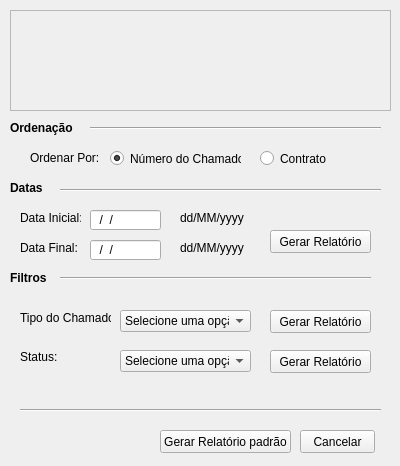
<?xml version="1.0" encoding="UTF-8"?>
<ui version="4.0">
 <class>TelaRelatoriosChamadosFechados</class>
 <widget class="QWidget" name="TelaRelatoriosChamadosFechados">
  <property name="geometry">
   <rect>
    <x>0</x>
    <y>0</y>
    <width>400</width>
    <height>466</height>
   </rect>
  </property>
  <property name="windowTitle">
   <string>Form</string>
  </property>
  <property name="windowIcon">
   <iconset>
    <normaloff>_img/logo_janela.ico</normaloff>_img/logo_janela.ico</iconset>
  </property>
  <widget class="QFrame" name="frame">
   <property name="geometry">
    <rect>
     <x>10</x>
     <y>10</y>
     <width>381</width>
     <height>101</height>
    </rect>
   </property>
   <property name="frameShape">
    <enum>QFrame::StyledPanel</enum>
   </property>
   <property name="frameShadow">
    <enum>QFrame::Raised</enum>
   </property>
   <widget class="QLabel" name="label">
    <property name="geometry">
     <rect>
      <x>0</x>
      <y>0</y>
      <width>381</width>
      <height>101</height>
     </rect>
    </property>
    <property name="text">
     <string/>
    </property>
    <property name="pixmap">
     <pixmap>_img/banner_relatorio_fechado.png</pixmap>
    </property>
   </widget>
  </widget>
  <widget class="Line" name="line_2">
   <property name="geometry">
    <rect>
     <x>90</x>
     <y>120</y>
     <width>291</width>
     <height>16</height>
    </rect>
   </property>
   <property name="orientation">
    <enum>Qt::Horizontal</enum>
   </property>
  </widget>
  <widget class="QLabel" name="label_11">
   <property name="geometry">
    <rect>
     <x>10</x>
     <y>120</y>
     <width>71</width>
     <height>16</height>
    </rect>
   </property>
   <property name="font">
    <font>
     <weight>75</weight>
     <bold>true</bold>
    </font>
   </property>
   <property name="text">
    <string>Ordenação</string>
   </property>
  </widget>
  <widget class="QRadioButton" name="radio_contrato">
   <property name="geometry">
    <rect>
     <x>260</x>
     <y>150</y>
     <width>82</width>
     <height>17</height>
    </rect>
   </property>
   <property name="text">
    <string>Contrato</string>
   </property>
  </widget>
  <widget class="QLabel" name="label_12">
   <property name="geometry">
    <rect>
     <x>30</x>
     <y>150</y>
     <width>71</width>
     <height>16</height>
    </rect>
   </property>
   <property name="text">
    <string>Ordenar Por:</string>
   </property>
  </widget>
  <widget class="QRadioButton" name="radio_numero_chamado">
   <property name="geometry">
    <rect>
     <x>110</x>
     <y>150</y>
     <width>131</width>
     <height>17</height>
    </rect>
   </property>
   <property name="text">
    <string>Número do Chamado</string>
   </property>
   <property name="checked">
    <bool>true</bool>
   </property>
  </widget>
  <widget class="QLabel" name="label_2">
   <property name="geometry">
    <rect>
     <x>10</x>
     <y>180</y>
     <width>111</width>
     <height>16</height>
    </rect>
   </property>
   <property name="font">
    <font>
     <weight>75</weight>
     <bold>true</bold>
    </font>
   </property>
   <property name="text">
    <string>Datas</string>
   </property>
  </widget>
  <widget class="Line" name="line">
   <property name="geometry">
    <rect>
     <x>60</x>
     <y>180</y>
     <width>321</width>
     <height>20</height>
    </rect>
   </property>
   <property name="orientation">
    <enum>Qt::Horizontal</enum>
   </property>
  </widget>
  <widget class="QPushButton" name="btn_gerar_data">
   <property name="geometry">
    <rect>
     <x>270</x>
     <y>230</y>
     <width>101</width>
     <height>23</height>
    </rect>
   </property>
   <property name="text">
    <string>Gerar Relatório</string>
   </property>
  </widget>
  <widget class="QLabel" name="label_3">
   <property name="geometry">
    <rect>
     <x>20</x>
     <y>210</y>
     <width>61</width>
     <height>16</height>
    </rect>
   </property>
   <property name="text">
    <string>Data Inicial:</string>
   </property>
  </widget>
  <widget class="QLineEdit" name="txt_data_inicial">
   <property name="geometry">
    <rect>
     <x>90</x>
     <y>210</y>
     <width>71</width>
     <height>20</height>
    </rect>
   </property>
   <property name="inputMask">
    <string>##/##/####</string>
   </property>
  </widget>
  <widget class="QLabel" name="label_4">
   <property name="geometry">
    <rect>
     <x>180</x>
     <y>210</y>
     <width>71</width>
     <height>16</height>
    </rect>
   </property>
   <property name="text">
    <string>dd/MM/yyyy</string>
   </property>
  </widget>
  <widget class="QLabel" name="label_5">
   <property name="geometry">
    <rect>
     <x>20</x>
     <y>240</y>
     <width>61</width>
     <height>16</height>
    </rect>
   </property>
   <property name="text">
    <string>Data Final:</string>
   </property>
  </widget>
  <widget class="QLineEdit" name="txt_data_final">
   <property name="geometry">
    <rect>
     <x>90</x>
     <y>240</y>
     <width>71</width>
     <height>20</height>
    </rect>
   </property>
   <property name="inputMask">
    <string>##/##/####</string>
   </property>
  </widget>
  <widget class="QLabel" name="label_6">
   <property name="geometry">
    <rect>
     <x>180</x>
     <y>240</y>
     <width>71</width>
     <height>16</height>
    </rect>
   </property>
   <property name="text">
    <string>dd/MM/yyyy</string>
   </property>
  </widget>
  <widget class="QLabel" name="label_7">
   <property name="geometry">
    <rect>
     <x>10</x>
     <y>270</y>
     <width>41</width>
     <height>16</height>
    </rect>
   </property>
   <property name="font">
    <font>
     <weight>75</weight>
     <bold>true</bold>
    </font>
   </property>
   <property name="text">
    <string>Filtros</string>
   </property>
  </widget>
  <widget class="Line" name="line_3">
   <property name="geometry">
    <rect>
     <x>60</x>
     <y>270</y>
     <width>311</width>
     <height>16</height>
    </rect>
   </property>
   <property name="orientation">
    <enum>Qt::Horizontal</enum>
   </property>
  </widget>
  <widget class="QLabel" name="label_8">
   <property name="geometry">
    <rect>
     <x>20</x>
     <y>350</y>
     <width>47</width>
     <height>13</height>
    </rect>
   </property>
   <property name="text">
    <string>Status:</string>
   </property>
  </widget>
  <widget class="QPushButton" name="btn_cancelar">
   <property name="geometry">
    <rect>
     <x>300</x>
     <y>430</y>
     <width>75</width>
     <height>23</height>
    </rect>
   </property>
   <property name="text">
    <string>Cancelar</string>
   </property>
  </widget>
  <widget class="QPushButton" name="btn_gerar_status">
   <property name="geometry">
    <rect>
     <x>270</x>
     <y>350</y>
     <width>101</width>
     <height>23</height>
    </rect>
   </property>
   <property name="text">
    <string>Gerar Relatório</string>
   </property>
  </widget>
  <widget class="QLabel" name="label_9">
   <property name="geometry">
    <rect>
     <x>20</x>
     <y>310</y>
     <width>91</width>
     <height>16</height>
    </rect>
   </property>
   <property name="text">
    <string>Tipo do Chamado:</string>
   </property>
  </widget>
  <widget class="QComboBox" name="combo_status">
   <property name="geometry">
    <rect>
     <x>120</x>
     <y>350</y>
     <width>131</width>
     <height>22</height>
    </rect>
   </property>
   <item>
    <property name="text">
     <string>Selecione uma opção</string>
    </property>
   </item>
   <item>
    <property name="text">
     <string>Fechado</string>
    </property>
   </item>
   <item>
    <property name="text">
     <string>Reagendado</string>
    </property>
   </item>
   <item>
    <property name="text">
     <string>Cancelado</string>
    </property>
   </item>
  </widget>
  <widget class="QPushButton" name="btn_gerar_relatorio_padrao">
   <property name="geometry">
    <rect>
     <x>160</x>
     <y>430</y>
     <width>131</width>
     <height>23</height>
    </rect>
   </property>
   <property name="text">
    <string>Gerar Relatório padrão</string>
   </property>
  </widget>
  <widget class="QComboBox" name="combo_tipo">
   <property name="geometry">
    <rect>
     <x>120</x>
     <y>310</y>
     <width>131</width>
     <height>22</height>
    </rect>
   </property>
   <item>
    <property name="text">
     <string>Selecione uma opção</string>
    </property>
   </item>
   <item>
    <property name="text">
     <string>Incidente</string>
    </property>
   </item>
   <item>
    <property name="text">
     <string>Cobrança</string>
    </property>
   </item>
   <item>
    <property name="text">
     <string>Dúvida</string>
    </property>
   </item>
  </widget>
  <widget class="QPushButton" name="btn_gerar_tipo">
   <property name="geometry">
    <rect>
     <x>270</x>
     <y>310</y>
     <width>101</width>
     <height>23</height>
    </rect>
   </property>
   <property name="text">
    <string>Gerar Relatório</string>
   </property>
  </widget>
  <widget class="Line" name="line_4">
   <property name="geometry">
    <rect>
     <x>20</x>
     <y>400</y>
     <width>361</width>
     <height>20</height>
    </rect>
   </property>
   <property name="orientation">
    <enum>Qt::Horizontal</enum>
   </property>
  </widget>
 </widget>
 <resources/>
 <connections/>
</ui>
